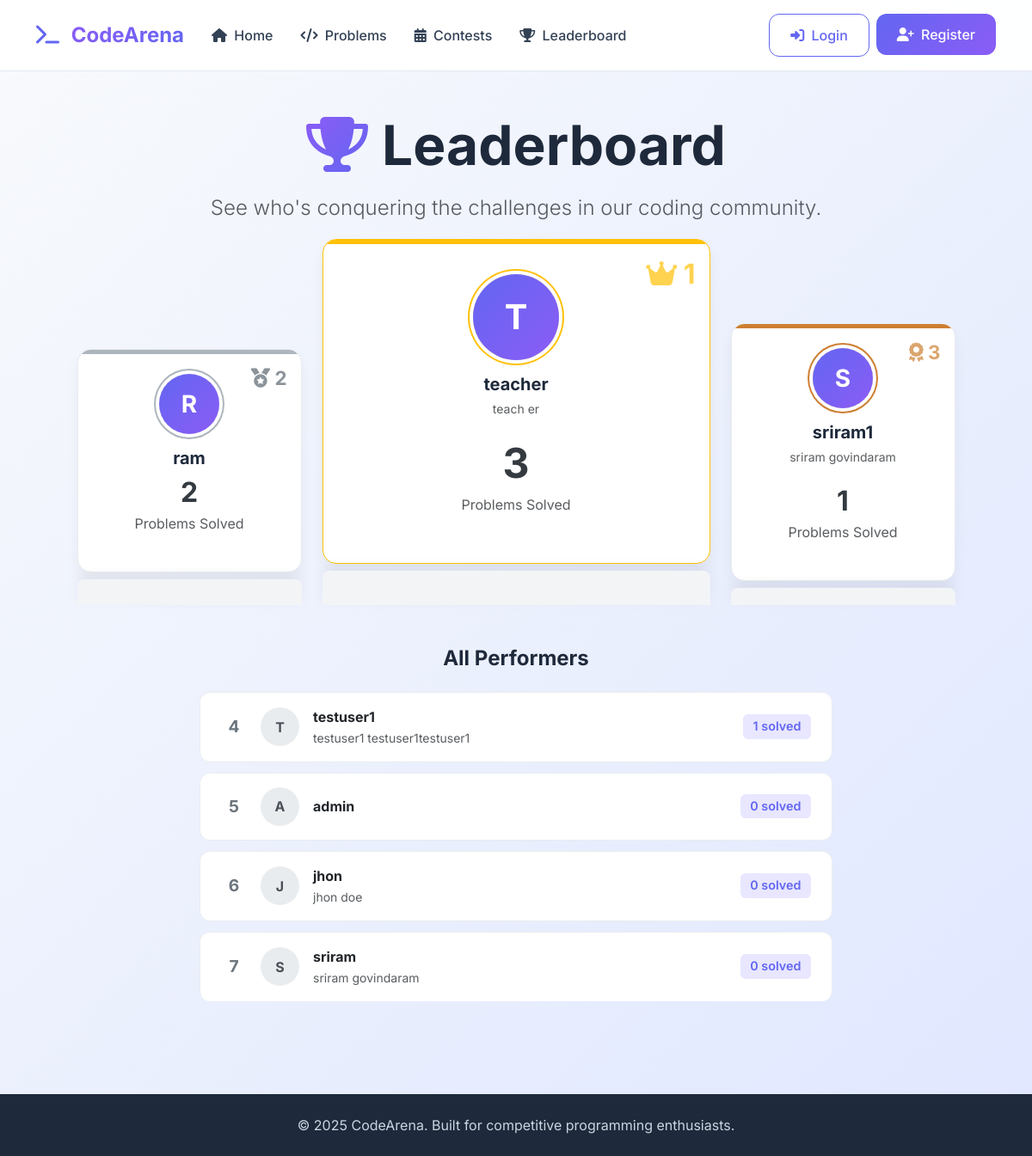
Page /leaderboard/ on the committed database.
### users/models.py (models this page shows, shortened)
class CustomUser(AbstractUser):
    ROLE_CHOICES = (
        ('student' , 'Student'),
        ('problem_setter' , 'Problem Setter'),
        ('admin' , 'Admin')
    )
    role = models.CharField(max_length=20,choices=ROLE_CHOICES,default='student')
    is_authorized = models.BooleanField(default=False, help_text="Flag to determine if a problem setter is authorized to create problems")

### leaderboard/views.py (the view)
# urls.py: path('', views.leaderboard_view, name='main'),
def leaderboard_view(request):
    User = get_user_model()
    top_users = User.objects.annotate(
        solved_problems_count=Count(
            'submissions__problem',  # This part was already correct
            filter=Q(submissions__final_verdict='accepted'), # <-- THIS IS THE LINE THAT NEEDS THE FIX: 'submissions' (plural)
            distinct=True
        )
    ).order_by('-solved_problems_count')[:10]
    context = {
        'top_users': top_users,
    }
    return render(request, 'leaderboard/leaderboard.html', context)

### templates/leaderboard/leaderboard.html (shortened to what this page needs)
{% extends 'base.html' %}
{% block content %}
<div class="container py-5">
    <div class="text-center mb-5">
        <h1 class="display-3 fw-bold mb-3">
            <i class="fas fa-trophy text-gradient me-3"></i>Leaderboard
        </h1>
        <p class="lead fs-4 text-muted">See who's conquering the challenges in our coding community.</p>
    </div>
    {% if top_users %}
        <div class="row podium-row justify-content-center align-items-end mb-5 g-4">
            {% if top_users|length > 1 %}
            <div class="col-lg-3 col-md-6 order-md-1">
                <div class="podium-card rank-2 text-center h-100">
                    <div class="podium-rank-badge">
                        <i class="fas fa-medal"></i> 2
                    </div>
                    <div class="podium-avatar mx-auto">
                        {{ top_users.1.username.0|upper }}
                    </div>
                    <h5 class="fw-bold mt-3 mb-1">{{ top_users.1.username }}</h5>
                    <div class="podium-score">{{ top_users.1.solved_problems_count|default:0 }}</div>
                    <p class="text-muted">Problems Solved</p>
                </div>
                <div class="podium-platform platform-2"></div>
            </div>
            {% endif %}
            <div class="col-lg-5 col-md-6 order-md-2">
                <div class="podium-card rank-1 text-center h-100">
                     <div class="podium-rank-badge">
                        <i class="fas fa-crown"></i> 1
                    </div>
                    <div class="podium-avatar mx-auto">
                        {{ top_users.0.username.0|upper }}
                    </div>
                    <h5 class="fw-bold mt-3 mb-1">{{ top_users.0.username }}</h5>
                    {% if top_users.0.first_name or top_users.0.last_name %}
                        <p class="text-muted mb-3"><small>{{ top_users.0.first_name }} {{ top_users.0.last_name }}</small></p>
                    {% endif %}
                    <div class="podium-score">{{ top_users.0.solved_problems_count|default:0 }}</div>
                    <p class="text-muted">Problems Solved</p>
                </div>
                <div class="podium-platform platform-1"></div>
            </div>
            {% if top_users|length > 2 %}
            <div class="col-lg-3 col-md-6 order-md-3">
                <div class="podium-card rank-3 text-center h-100">
                     <div class="podium-rank-badge">
                        <i class="fas fa-award"></i> 3
                    </div>
                    <div class="podium-avatar mx-auto">
                        {{ top_users.2.username.0|upper }}
                    </div>
                    <h5 class="fw-bold mt-3 mb-1">{{ top_users.2.username }}</h5>
                    {% if top_users.2.first_name or top_users.2.last_name %}
                        <p class="text-muted mb-3"><small>{{ top_users.2.first_name }} {{ top_users.2.last_name }}</small></p>
                    {% endif %}
                    <div class="podium-score">{{ top_users.2.solved_problems_count|default:0 }}</div>
                    <p class="text-muted">Problems Solved</p>
                </div>
                <div class="podium-platform platform-3"></div>
            </div>
            {% endif %}
        </div>
        {% if top_users|length > 3 %}
        <div class="row justify-content-center">
            <div class="col-lg-8">
                <h4 class="text-center fw-bold mb-4">All Performers</h4>
                <ul class="list-group list-group-flush leaderboard-list">
                    {% for user in top_users|slice:"3:" %}
                        <li class="list-group-item d-flex justify-content-between align-items-center">
                            <div class="d-flex align-items-center">
                                <span class="rank-number me-3">{{ forloop.counter|add:3 }}</span>
                                <div class="list-avatar me-3">{{ user.username.0|upper }}</div>
                                <div>
                                    <div class="fw-bold">{{ user.username }}</div>
                                    {% if user.first_name or user.last_name %}
                                        <small class="text-muted">{{ user.first_name }} {{ user.last_name }}</small>
                                    {% endif %}
                                </div>
                            </div>
                            <span class="badge score-badge">{{ user.solved_problems_count|default:0 }} solved</span>
                        </li>
                    {% endfor %}
                </ul>
            </div>
        </div>
        {% endif %}
    {% endif %}
</div>
{% endblock %}

### templates/base.html (style rules this page uses)
:root { --primary-color: #6366f1; --primary-dark: #4f46e5; --secondary-color: #8b5cf6; --success-color: #10b981; --warning-color: #f59e0b; --danger-color: #ef4444; --gray-50: #f8fafc; --gray-100: #f1f5f9; --gray-200: #e2e8f0; --gray-300: #cbd5e1; --gray-600: #475569; --gray-700: #334155; --gray-800: #1e293b; --gray-900: #0f172a; }
body { font-family: 'Inter', sans-serif; background: linear-gradient(135deg, var(--gray-50) 0%, #e0e7ff 100%); min-height: 100vh; color: var(--gray-800); }
.text-gradient { background: linear-gradient(135deg, var(--primary-color) 0%, var(--secondary-color) 100%); -webkit-background-clip: text; -webkit-text-fill-color: transparent; background-clip: text; }

### templates/leaderboard/leaderboard.html (style rules this page uses)
body { background-color: #f8f9fa; }
.text-gradient { background: -webkit-linear-gradient(135deg, #6366f1, #8b5cf6); -webkit-background-clip: text; background-clip: text; -webkit-text-fill-color: transparent; }
.row.podium-row { display: flex; align-items: flex-end; margin-bottom: 2.5rem; }
.podium-card { background-color: #ffffff; border-radius: 1rem; padding: 2rem 1.5rem; border: 1px solid #e9ecef; box-shadow: 0 0.5rem 1rem rgba(0, 0, 0, 0.05); transition: all 0.3s ease; position: relative; overflow: hidden; height: 100%; }
.podium-card.rank-1 { border-color: #ffc107; padding: 2.5rem; margin-top: -30px; z-index: 2; }
.podium-card.rank-2, .podium-card.rank-3 { padding: 1.75rem; z-index: 1; }
.podium-card::before { content: ''; position: absolute; top: 0; left: 0; right: 0; height: 5px; }
.podium-card.rank-1::before { background-color: #ffc107; }
.podium-card.rank-2::before { background-color: #adb5bd; }
.podium-card.rank-3::before { background-color: #cd7f32; }
.podium-rank-badge { position: absolute; top: 1rem; right: 1rem; font-weight: bold; opacity: 0.7; }
.rank-1 .podium-rank-badge { font-size: 2rem; color: #ffc107; }
.rank-2 .podium-rank-badge, .rank-3 .podium-rank-badge { font-size: 1.4rem; }
.rank-2 .podium-rank-badge { color: #5c6770; }
.rank-3 .podium-rank-badge { color: #cd7f32; }
.podium-avatar { border-radius: 50%; background: linear-gradient(135deg, #6366f1, #8b5cf6); color: white; display: flex; align-items: center; justify-content: center; font-weight: bold; margin: 0 auto; }
.rank-1 .podium-avatar { width: 100px; height: 100px; font-size: 2.5rem; box-shadow: 0 0 0 4px #fff, 0 0 0 6px #ffc107; }
.rank-2 .podium-avatar, .rank-3 .podium-avatar { width: 70px; height: 70px; font-size: 1.75rem; }
.rank-2 .podium-avatar { box-shadow: 0 0 0 4px #fff, 0 0 0 6px #adb5bd; }
.rank-3 .podium-avatar { box-shadow: 0 0 0 4px #fff, 0 0 0 6px #cd7f32; }
.podium-score { font-weight: bold; color: #343a40; }
.rank-1 .podium-score { font-size: 3rem; }
.rank-2 .podium-score, .rank-3 .podium-score { font-size: 2rem; }
.podium-platform { background: #f3f4f6; border-radius: 8px 8px 0 0; position: relative; box-shadow: 0 -5px 15px rgba(0,0,0,0.05); margin-top: 0.5rem; }
.platform-1 { height: 40px; z-index: 3; }
.platform-2 { height: 30px; z-index: 2; }
.platform-3 { height: 20px; z-index: 1; }
.leaderboard-list .list-group-item { background-color: #ffffff; border: 1px solid #e9ecef; border-radius: 0.75rem !important; margin-bottom: 0.75rem; padding: 1rem 1.5rem; transition: all 0.2s ease-in-out; }
.rank-number { font-size: 1.2rem; font-weight: bold; color: #6c757d; min-width: 30px; text-align: center; }
.list-avatar { width: 45px; height: 45px; border-radius: 50%; background-color: #e9ecef; color: #495057; font-weight: bold; display: flex; align-items: center; justify-content: center; }
.score-badge { font-size: 0.9rem; padding: 0.5em 0.8em; background-color: #e8e7ff !important; color: #6366f1 !important; font-weight: 600; }

### rows in the picture
CustomUser: username "R", username "ram", top_users "2"
CustomUser: username "T", username "teacher", first_name "teach", last_name "er", top_users "3"
CustomUser: username "S", username "sriram1", first_name "sriram", last_name "govindaram", top_users "1"
CustomUser: username.0 "T", username "testuser1", first_name "testuser1", last_name "testuser1testuser1", solved_problems_count "1"
CustomUser: username.0 "A", username "admin", solved_problems_count "0"
CustomUser: username.0 "J", username "jhon", first_name "jhon doe", solved_problems_count "0"
CustomUser: username.0 "S", username "sriram", first_name "sriram", last_name "govindaram", solved_problems_count "0"
